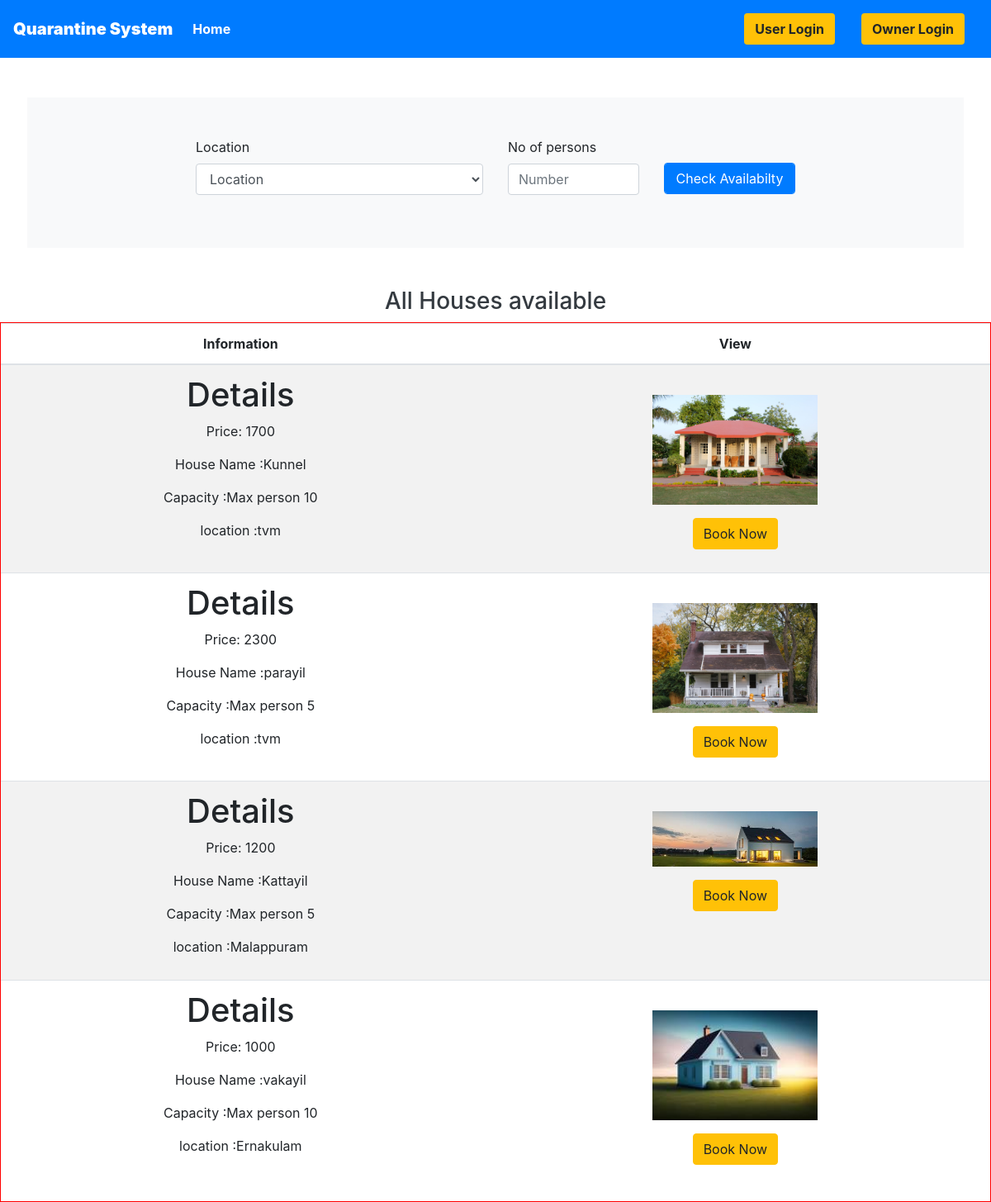
The page /myapp/ on the database its author committed.
### myapp/models.py (models this page shows, shortened)
class building_details(models.Model):
    h_id = models.IntegerField(default=0)
    p_id = models.ForeignKey(place, on_delete=models.CASCADE)
    owner_id = models.ForeignKey(owner_details, on_delete=models.CASCADE)
    house_name = models.CharField(max_length=50)
    description = models.CharField(max_length=300)
    capacity = models.IntegerField()
    picture = models.ImageField(upload_to="Building")
    contact = models.IntegerField()
    rental = models.IntegerField()

class place(models.Model):
    districtname = models.CharField(max_length=50)
    state = models.CharField(max_length=50)
    pincode = models.IntegerField()
    def __str__(self):
        return self.districtname

### myapp/views.py (the view)
# urls.py: path('', views.homepage, name='index'),
def homepage(request):
    all_location = place.objects.all()
    all_building=building_details.objects.all()
    data = {'all_location':all_location,'all_building':all_building}
    return render(request,'index.html',data)

### myapp/templates/index.html (shortened to what this page needs)
    {% extends 'basic.html' %}
    {% block body %}
    <section>
        <div class="container-fluid py-5 px-5 ">
            <form action="{% url 'search' %}" method="POST">
            <div class="row justify-content-center py-5 bg-light">
                <div class="col-lg-4">
                    <label for="">Location</label>
                    <select class="form-control" name="search" id="roomstatus">
                        <option>Location</option>
                    </select>
                </div>
                <div class="col-lg-2">
                    <label for="">No of persons</label>
                    <input class="form-control mr-sm-2" type="number" placeholder="Number" name="capacity" aria-label="Search" required="True">
                </div>
                <div class="col-lg-2">
                    <input type="submit" value="Check Availabilty" class="form-control mr-sm-2 btn btn-primary my-4" style="position: relative;top: 7px;">
                </div>
            </div>
            </form>
        </div>
    </section>
    <h3 class="text-center text-dark">All Houses available</h3>
    <div class="container-fluid px-0" style="border:1px solid red">
        <table class="table table-striped">
            <thead>
                <tr>
                    <th class="text-center">Information</th>
                    <th class="text-center">View</th>
                </tr>
            </thead>
            <tbody>
                {% for r in all_building %}
                <tr>
                    <td class="text-center">
                        <h1>Details</h1>
                        <p>Price: {{r.rental}}</p>
                        <p>House Name :{{r.house_name }}</p>
                        <p>Capacity :Max person {{r.capacity}} </p>
                        <p>location :{{r.p_id}} </p>
                    </td>
                    <td class="text-center">
                        <img src="{{r.picture.url}}" alt="" class="img-fluid pt-4" height="500px" width="200px">
                        <p><a href="/book/{{r.id}}"><button class="btn btn-warning">Book Now</button></a></p>
                    </td>
                </tr>
                {% endfor %}
            </tbody>
        </table>
    </div>
    {% endblock body %}

### myapp/templates/basic.html (shortened to what this page needs)
{% load static %}
<!DOCTYPE html>
<!DOCTYPE html>
<html lang="en">
<head>
    <link rel="stylesheet" href="https://use.fontawesome.com/releases/v5.7.0/css/all.css">
    <link rel="stylesheet" href="{% static 'bootstrap\bootstrap.css' %}">
    <link rel="stylesheet" href="https://maxcdn.bootstrapcdn.com/bootstrap/4.5.0/css/bootstrap.min.css" >
</head>
<body height: 100%;">
    <div class="container-fluid px-0">
        <nav class="navbar navbar-expand-lg navbar-dark bg-primary font-weight-bold">
            <a class="navbar-brand text-bold bg-black " ><b>Quarantine System</b></a>
            <div class="collapse navbar-collapse " id="navbarSupportedContent">
                <ul class="navbar-nav mr-auto ">
                    {% if request.session.oid %}
                    <li class="nav-item active">
                        <a class="nav-link text-bold " href="/ownerhome"> Home</a>
                    </li>
                    {% elif request.session.user_name %}
                    <li class="nav-item active">
                        <a class="nav-link text-bold " href="/"> Home</a>
                    </li>
                    {% else %}
                    <li class="nav-item active">
                        <a class="nav-link text-bold " href="/"> Home</a>
                    </li>
                    {% endif %}
                </ul>
{% if request.session.oid %}
    <a href="/ownerlogout" class="nav-link">
 <button class="btn btn-group bg-warning" data-toggle="modal" data-target="#forlogin">
     Logout
 </button>
</a>&nbsp; &nbsp;
 </button>
                {% else %}
                    <a href="/login" class="nav-link">
                    <button class="btn btn-group bg-warning font-weight-bold" data-toggle="modal" data-target="#forlogin">
                        User Login
                    </button></a>
                <a href="/ownerlogin" class="nav-link">
                    <button class="btn btn-group bg-warning font-weight-bold">
                        Owner Login
                    </button></a>
                {% endif %}
            </div>
        </nav>
    </div>
    {% block body %}
    {% endblock body %}
</body>
</html>

### myapp/templates/basic.html (style rules this page uses)
a { text-decoration: none; }

### rows shown on the page
building_details: rental "1700", house_name "Kunnel", capacity "10", p_id "tvm", picture (picture)
building_details: rental "2300", house_name "parayil", capacity "5", p_id "tvm", picture (picture)
building_details: rental "1200", house_name "Kattayil", capacity "5", p_id "Malappuram", picture (picture)
building_details: rental "1000", house_name "vakayil", capacity "10", p_id "Ernakulam", picture (picture)
